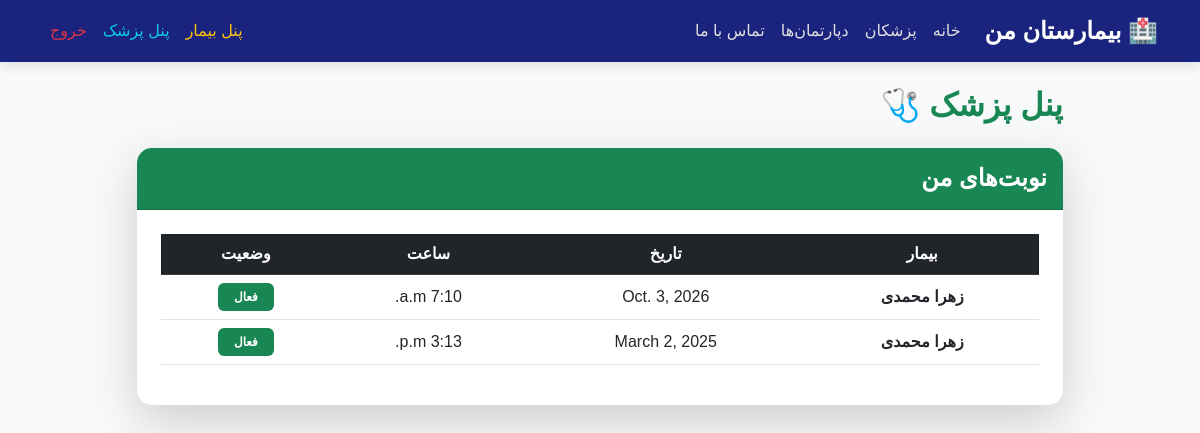
/doctor-dashboard/ (signed in), run on an earlier commit of the app's database.
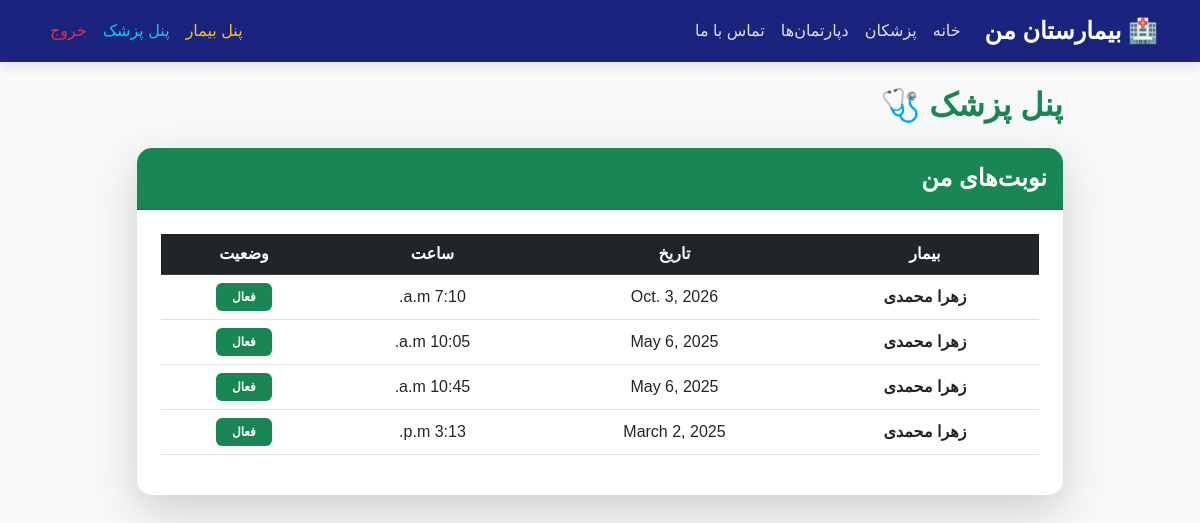
And on a later commit of the database.
### hospital/models.py (models this page shows, shortened)
class Appointment(models.Model):
    doctor = models.ForeignKey(Doctor, on_delete=models.CASCADE, verbose_name="پزشک")
    patient = models.ForeignKey(Patient, on_delete=models.CASCADE, verbose_name="بیمار")
    date = models.DateField(verbose_name="تاریخ")
    time = models.TimeField(verbose_name="ساعت")
    is_active = models.BooleanField(default=True, verbose_name="فعال")
    class Meta:
        verbose_name = "نوبت"
        verbose_name_plural = "نوبت‌ها"

class Patient(models.Model):
    user = models.OneToOneField('auth.User', on_delete=models.CASCADE, null=True, blank=True, verbose_name="کاربر")
    first_name = models.CharField(max_length=50, verbose_name="نام")
    last_name = models.CharField(max_length=50, verbose_name="نام خانوادگی")
    phone = models.CharField(max_length=15, verbose_name="شماره تماس")
    class Meta:
        verbose_name = "بیمار"
        verbose_name_plural = "بیماران"

### hospital/views.py (the view)
# urls.py: path('doctor-dashboard/', views.doctor_dashboard, name='doctor_dashboard'),
@login_required
def doctor_dashboard(request):
    appointments = Appointment.objects.filter(doctor__user=request.user).order_by('-date')
    return render(request, 'doctor_dashboard.html', {'appointments': appointments})

### hospital/templates/doctor_dashboard.html (shortened to what this page needs)
{% extends 'base.html' %}
{% block content %}
<div class="row justify-content-center">
    <div class="col-md-10">
        <h2 class="mb-4 text-success fw-bold">پنل پزشک 🩺</h2>
        <div class="card shadow-lg border-0" style="border-radius: 15px;">
            <div class="card-header bg-success text-white py-3" style="border-radius: 15px 15px 0 0;">
                <h4 class="mb-0 fw-bold">نوبت‌های من</h4>
            </div>
            <div class="card-body p-4">
                <table class="table table-hover text-center align-middle">
                    <thead class="table-dark">
                        <tr>
                            <th>بیمار</th>
                            <th>تاریخ</th>
                            <th>ساعت</th>
                            <th>وضعیت</th>
                        </tr>
                    </thead>
                    <tbody>
                        {% for app in appointments %}
                        <tr>
                            <td class="fw-bold">{{ app.patient.first_name }} {{ app.patient.last_name }}</td>
                            <td>{{ app.date }}</td>
                            <td>{{ app.time }}</td>
                            <td>
                                {% if app.is_active %}
                                    <span class="badge bg-success px-3 py-2">فعال</span>
                                {% else %}
                                    <span class="badge bg-danger px-3 py-2">لغو شده</span>
                                {% endif %}
                            </td>
                        </tr>
                        {% empty %}
                        <tr>
                            <td colspan="4" class="text-muted p-4">شما هیچ نوبتی ندارید.</td>
                        </tr>
                        {% endfor %}
                    </tbody>
                </table>
            </div>
        </div>
    </div>
</div>
{% endblock %}

What changed in the data, as far as the page shows it:
added Appointment: patient.first_name "زهرا", patient.last_name "محمدی", date "May 6, 2025", time "10:05 a.m.", is_active "فعال"
added Appointment: patient.first_name "زهرا", patient.last_name "محمدی", date "May 6, 2025", time "10:45 a.m.", is_active "فعال"
